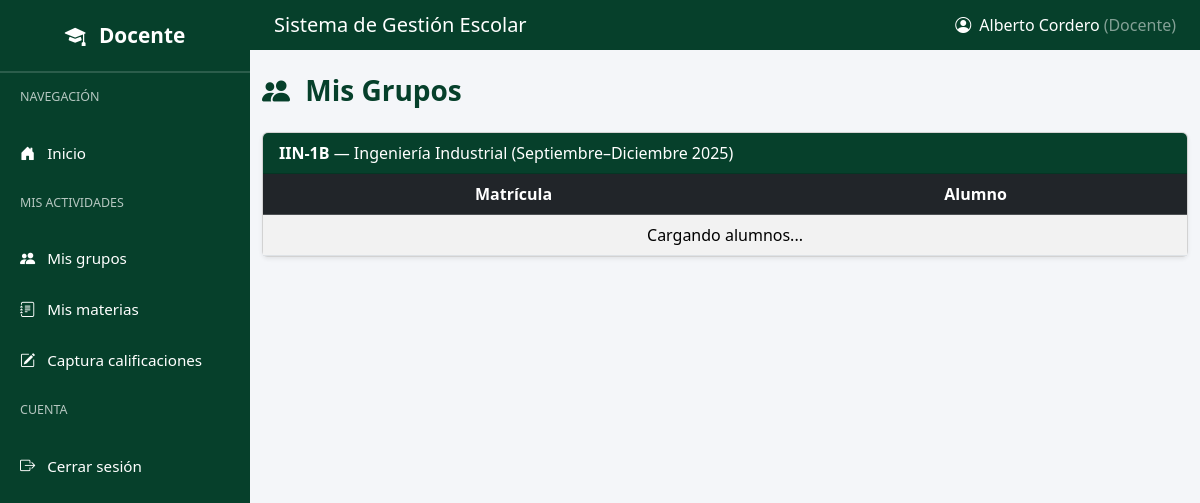
/index.php?action=misGrupos (signed in), run on the app's committed database.
### tables this page shows
CREATE TABLE `grupos` (
  `idGrupo` int(11) NOT NULL AUTO_INCREMENT,
  `nombreGrupo` varchar(50) NOT NULL,
  `idCarrera` int(11) NOT NULL,
  `idPeriodo` int(11) NOT NULL,
  PRIMARY KEY (`idGrupo`),
  KEY `idCarrera` (`idCarrera`),
  KEY `idPeriodo` (`idPeriodo`),
  CONSTRAINT `grupos_ibfk_1` FOREIGN KEY (`idCarrera`) REFERENCES `carreras` (`idCarrera`) ON DELETE CASCADE ON UPDATE CASCADE,
  CONSTRAINT `grupos_ibfk_2` FOREIGN KEY (`idPeriodo`) REFERENCES `periodosescolares` (`idPeriodo`) ON DELETE CASCADE ON UPDATE CASCADE
);

CREATE TABLE `carreras` (
  `idCarrera` int(11) NOT NULL AUTO_INCREMENT,
  `nombreCarrera` varchar(100) NOT NULL,
  `claveCarrera` varchar(20) NOT NULL,
  `descripcion` text DEFAULT NULL,
  PRIMARY KEY (`idCarrera`),
  UNIQUE KEY `nombreCarrera` (`nombreCarrera`),
  UNIQUE KEY `claveCarrera` (`claveCarrera`)
);

CREATE TABLE `periodosescolares` (
  `idPeriodo` int(11) NOT NULL AUTO_INCREMENT,
  `nombrePeriodo` varchar(50) NOT NULL,
  `fechaInicio` date NOT NULL,
  `fechaFin` date NOT NULL,
  PRIMARY KEY (`idPeriodo`)
);

### app/controllers/docenteController.php (called while the page is built, shortened)
<?php
require_once __DIR__ . '/../models/DocenteModel.php';
class DocenteController {
    private $model;
    public function __construct($connection) {
        $this->model = new DocenteModel($connection);
    }
    public function misGrupos() {
        $idUsuario = $_SESSION['usuario']['id'];
        $idDocente = $this->model->obtenerIdDocentePorUsuario($idUsuario);
        $grupos = $this->model->obtenerGruposDelDocente($idDocente);
        require __DIR__ . '/../views/Docente/misGruposView.php';
    }
}

### app/models/docenteModel.php (called while the page is built, shortened)
<?php
class DocenteModel {
    private $db;
    public function __construct($connection) {
        $this->db = $connection;
    }
    public function obtenerIdDocentePorUsuario($idUsuario) {
        $sql = "SELECT idDocente FROM docentes WHERE idUsuario = ? LIMIT 1";
        $stmt = $this->db->prepare($sql);
        $stmt->bind_param("i", $idUsuario);
        $stmt->execute();
        $res = $stmt->get_result()->fetch_assoc();
        return $res ? $res['idDocente'] : null;
    }
    public function obtenerGruposDelDocente($idDocente) {
        $sql = "
            SELECT
                g.idGrupo,
                g.nombreGrupo,
                c.nombreCarrera,
                p.nombrePeriodo
            FROM asignaciones a
            INNER JOIN grupos g ON g.idGrupo = a.idGrupo
            INNER JOIN carreras c ON c.idCarrera = g.idCarrera
            INNER JOIN periodosEscolares p ON p.idPeriodo = g.idPeriodo
            WHERE a.idDocente = ?
            GROUP BY g.idGrupo
            ORDER BY p.idPeriodo DESC, g.nombreGrupo ASC
        ";
        $stmt = $this->db->prepare($sql);
        $stmt->bind_param("i", $idDocente);
        $stmt->execute();
        return $stmt->get_result();
    }
}

### app/views/docente/misGruposView.php (the view, shortened to what this page needs)
<?php
$nombreUsuario = $_SESSION['usuario']['nombre'];
?>
<!DOCTYPE html>
<html lang="es">
<head>
<link href="https://cdn.jsdelivr.net/npm/bootstrap@5.3.3/dist/css/bootstrap.min.css" rel="stylesheet">
<link href="https://cdn.jsdelivr.net/npm/bootstrap-icons@1.11.3/font/bootstrap-icons.css" rel="stylesheet">
</head>
<body>
<div class="sidebar">
    <div class="brand"><i class="bi bi-mortarboard-fill me-2"></i> Docente</div>
    <p class="menu-title">Navegación</p>
    <a href="<?= BASE_URL ?>index.php?action=dashboard_docente"><i class="bi bi-house-door-fill me-2"></i> Inicio</a>
    <p class="menu-title">Mis actividades</p>
    <a href="<?= BASE_URL ?>index.php?action=misGrupos"><i class="bi bi-people-fill me-2"></i> Mis grupos</a>
    <a href="<?= BASE_URL ?>index.php?action=misMateriasDocente"><i class="bi bi-journal-text me-2"></i> Mis materias</a>
    <a href="<?= BASE_URL ?>index.php?action=capturaCalificaciones"><i class="bi bi-pencil-square me-2"></i> Captura calificaciones</a>
    <p class="menu-title">Cuenta</p>
    <a href="<?= BASE_URL ?>index.php?action=logout"><i class="bi bi-box-arrow-right me-2"></i> Cerrar sesión</a>
</div>
<div class="content">
<nav class="navbar navbar-dark px-4">
    <span class="navbar-brand mb-0 h5 text-white">Sistema de Gestión Escolar</span>
    <div class="text-white d-flex align-items-center">
        <i class="bi bi-person-circle me-2"></i>
        <?= $nombreUsuario ?>
        <span class="text-white-50 ms-1">(Docente)</span>
    </div>
</nav>
<div class="container mt-4">
    <div class="d-flex justify-content-between align-items-center mb-3">
        <h3 class="fw-bold" style="color:var(--color-principal);">
            <i class="bi bi-people-fill me-2"></i> Mis Grupos
        </h3>
    </div>
    <?php if ($grupos->num_rows == 0): ?>
        <div class="alert alert-warning text-center">No tienes grupos asignados.</div>
    <?php else: ?>
        <?php while ($g = $grupos->fetch_assoc()): ?>
            <div class="card shadow-sm mb-4">
                <div class="card-header">
                    <strong><?= $g['nombreGrupo'] ?></strong>
                    — <?= $g['nombreCarrera'] ?>
                    (<?= $g['nombrePeriodo'] ?>)
                </div>
                <div class="card-body p-0">
                    <table class="table table-striped mb-0 text-center">
                        <thead class="table-dark">
                            <tr>
                                <th>Matrícula</th>
                                <th>Alumno</th>
                            </tr>
                        </thead>
                        <tbody id="alumnosGrupo<?= $g['idGrupo'] ?>">
                            <tr><td colspan="3">Cargando alumnos...</td></tr>
                        </tbody>
                    </table>
                </div>
            </div>
        <?php endwhile; ?>
    <?php endif; ?>
</div>
</div>
</body>
</html>

### app/views/docente/misGruposView.php (style rules this page uses)
:root { --color-principal: #06402B; --color-hover: #075238; --fondo: #f4f6f9; }
body { background: var(--fondo); display:flex; }
.sidebar { width: 250px; background: var(--color-principal); color: white; min-height: 100vh; position: fixed; }
.sidebar .brand { font-size: 1.3rem; font-weight: bold; padding:20px; text-align:center; border-bottom:2px solid rgba(255,255,255,0.15); }
.sidebar a { color:white; text-decoration:none; padding:14px 20px; display:block; font-size:0.95rem; transition:0.2s; }
.sidebar .menu-title { padding:15px 20px 5px; font-size:0.78rem; opacity:0.7; text-transform:uppercase; }
.content { margin-left:250px; width:calc(100% - 250px); }
.navbar { background: var(--color-principal); }
.card-header { background: var(--color-principal); color:white; }

### data on the page
grupos: nombreGrupo "IIN-1B", idCarrera.nombreCarrera "Ingeniería Industrial", idPeriodo.nombrePeriodo "Septiembre–Diciembre 2025"

### other printed values
$nombreUsuario "Alberto Cordero"
